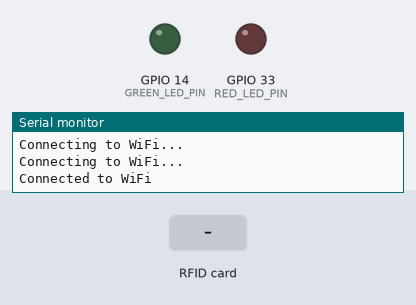
Bench run of a sketch on a simulated ESP32. Parts: output pins drawn as LEDs (lit = HIGH), the last lines printed to the serial monitor. The test bench sets the inputs (shaded band). WiFi joins after 1.5 s; servers stay silent unless stated; uploads are accepted with an empty reply.

Above: at 3.2 s.
3.3 s: RFID card 5E 7A 19 C4 held to the reader
At 4.4 s:
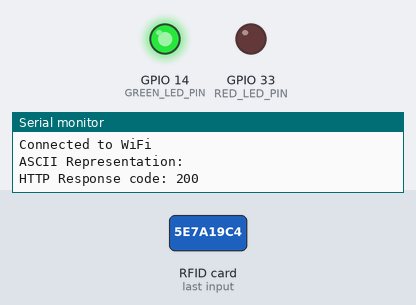
Timing chart, 0 to 10.0 s (numbered marks = the images above; inputs shaded):
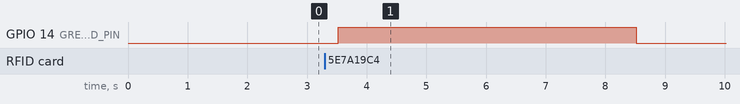

Measured:
- after the input at 3.3 s, GPIO 14 (GREEN_LED_PIN): LOW → HIGH after 0.22 s, → LOW 5.0 s later

The sketch:

esp32_gym_app_receiver.ino
```cpp
/*
  CODE CREATED BY - MEHMET FURKAN KAYA
  GITHUB - furkankayam
*/

#include <SPI.h>
#include <MFRC522.h>
#include <WiFi.h>
#include <HTTPClient.h>

#define RST_PIN         22          // RFID - RST
#define SS_PIN          5           // RFID - SLAVE
#define GREEN_LED_PIN   14          // Green LED
#define RED_LED_PIN     33          // Red LED

MFRC522 mfrc522(SS_PIN, RST_PIN);
MFRC522::MIFARE_Key key;

const char* ssid = "<WIFI_NAME>";
const char* password = "<WIFI_PASSWORD>";
const char* serverUrl = "<SERVER_ENDPOINT>";


void setup() {
    Serial.begin(9600);
    pinMode(GREEN_LED_PIN, OUTPUT);
    pinMode(RED_LED_PIN, OUTPUT);

    while (!Serial);
    SPI.begin();
    mfrc522.PCD_Init();

    for (byte i = 0; i < 6; i++) {
        key.keyByte[i] = 0xFF;
    }

    WiFi.begin(ssid, password);
    while (WiFi.status() != WL_CONNECTED) {
        delay(1000);
        Serial.println("Connecting to WiFi...");
    }
    Serial.println("Connected to WiFi");
}

void loop() {
    if (!mfrc522.PICC_IsNewCardPresent()) {
        return;
    }

    if (!mfrc522.PICC_ReadCardSerial()) {
        return;
    }

    byte blockAddr[3] = { 4, 5, 6 };
    byte buffer[18];
    byte size = sizeof(buffer);
    byte status;
    String combinedData = "";
    String asciiData = "";

    for (int i = 0; i < 3; i++) {
        status = mfrc522.PCD_Authenticate(MFRC522::PICC_CMD_MF_AUTH_KEY_A, blockAddr[i], &key, &(mfrc522.uid));
        if (status != MFRC522::STATUS_OK) {
            return;
        }

        status = mfrc522.MIFARE_Read(blockAddr[i], buffer, &size);
        if (status != MFRC522::STATUS_OK) {
            Serial.print(F("MIFARE_Read() failed: "));
            return;
        }

        for (byte j = 0; j < 16; j++) {
            if (buffer[j] != 0) {
                combinedData += String(buffer[j], HEX);
                combinedData += " ";

                if (buffer[j] >= 32 && buffer[j] <= 126) {
                    asciiData += (char)buffer[j];
                } else {
                    asciiData += '.';
                }
            }
        }
        combinedData += "\n";
    }

    Serial.println(F("ASCII Representation:"));
    Serial.println(asciiData);

    if (sendPostRequest(asciiData)) {
        digitalWrite(GREEN_LED_PIN, HIGH);
        delay(5000);
        digitalWrite(GREEN_LED_PIN, LOW);
    } else {
        digitalWrite(RED_LED_PIN, HIGH);
        delay(5000);
        digitalWrite(RED_LED_PIN, LOW);
    }

    mfrc522.PICC_HaltA();
    mfrc522.PCD_StopCrypto1();
}

void dump_byte_array(byte *buffer, byte bufferSize) {
    for (byte i = 0; i < bufferSize; i++) {
        Serial.print(buffer[i] < 0x10 ? " 0" : " ");
        Serial.print(buffer[i], HEX);
    }
    Serial.println();
}

bool sendPostRequest(String uuid) {
    if (WiFi.status() == WL_CONNECTED) {
        HTTPClient http;
        http.begin(serverUrl);
        http.addHeader("Content-Type", "application/json");

        String payload = "{\"uuid\": \"" + uuid + "\"}";

        int httpResponseCode = http.POST(payload);

        Serial.print("HTTP Response code: ");
        Serial.println(httpResponseCode);

        http.end();
        return httpResponseCode == 200;
    } else {
        Serial.println("WiFi Disconnected");
        return false;
    }
}
```
